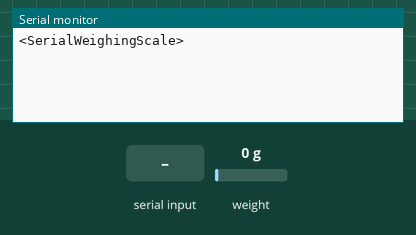
Recording of a sketch running on a simulated Arduino Uno, built with avr-gcc and run on an emulated ATmega328P. Parts: the last lines printed to the serial monitor. The test bench sets the inputs (shaded band); at power-on: weight on the scale 0 g.

Above: at 3.6 s.
3.7 s: "<w90>" received over Serial
At 4.9 s:
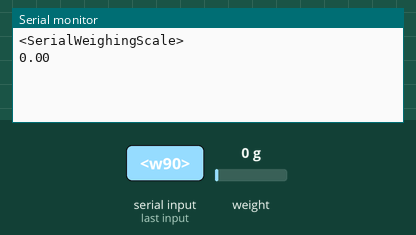
5.2 s: "<c90>" received over Serial
At 6.7 s:
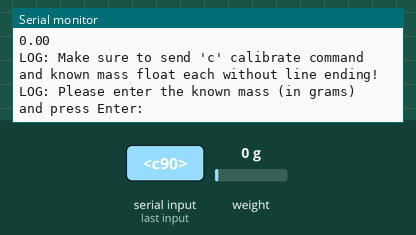
7.1 s: "<a>" received over Serial
At 8.7 s:
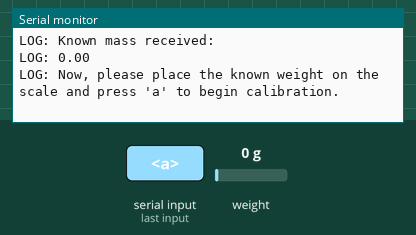
9.6 s: "a" received over Serial
At 12.1 s:
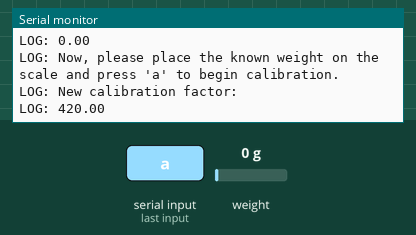

The sketch:

scale_firmware.ino
```cpp
/*
  Firmware version: "2.0.4"
  -------------------------------------------------------------------------------------
  Adapted example from HX711 library for `serial-weighing-scale`. Lars Rollik, nov2021.
  github.com/larsrollik/serial-weighing-scale
  -------------------------------------------------------------------------------------
  HX711_ADC
  Arduino library for HX711 24-Bit Analog-to-Digital Converter for Weight Scales
  Olav Kallhovd sept2017
  -------------------------------------------------------------------------------------
*/

#include <HX711_ADC.h>

// DEFINITIONS
#define CMD Serial
#define HX711_DOUT 2      // DATA
#define HX711_SCK 3       // CLOCK
#define SAMPLES_IN_USE 1  // number of samples to average for measurement, less will cause more noise but faster response
// #define CALIBRATION_FACTOR -3150  // CHANGE THIS VALUE FROM CALIBRATION RESULT  // scale 1
#define CALIBRATION_FACTOR -2630  // CHANGE THIS VALUE FROM CALIBRATION RESULT  // scale 2
#define SCALING_FACTOR 1.0
#define STABILIZING_TIME 2000  // precision right after power-up can be improved by adding a few seconds of stabilizing time
#define PERFORM_TARE true      // set to false if you don't want tare to be performed in the next step
#define DEBUG_PRINT false
#define ID_STRING "<SerialWeighingScale>"
#define BUFFER_SIZE 10

// INSTANCE of LoadCell object
HX711_ADC LoadCell(HX711_DOUT, HX711_SCK);

float buffer[BUFFER_SIZE];
uint8_t bufIndex = 0;
bool bufFilled = false;
// Sampling flag set by ISR
volatile bool sampleFlag = false;

void setup() {
  // establish communication
  CMD.begin(115200);

  // initialize the scale
  LoadCell.begin();
  LoadCell.start(STABILIZING_TIME, PERFORM_TARE);
  LoadCell.setSamplesInUse(SAMPLES_IN_USE);
  LoadCell.setGain(128);

  if (LoadCell.getTareTimeoutFlag()) {
    logMessage("Timeout, check MCU>HX711 wiring and pin designations");
    while (1)
      ;
  } else {
    LoadCell.setCalFactor(CALIBRATION_FACTOR);
  }

  while (!CMD)
    ;

  identifyMyself();

  if (DEBUG_PRINT)
    logMessage("ready");

  // Initialize buffer
  for (int i = 0; i < BUFFER_SIZE; i++) {
    buffer[i] = 0;
  }

  // --- Timer1 Setup for 100ms interrupts ---
  noInterrupts();  // Disable interrupts during setup

  TCCR1A = 0;  // Clear Timer/Counter Control Registers
  TCCR1B = 0;
  TCNT1 = 0;  // Clear timer counter

  // Set compare match register for 100ms interval
  // Formula: OCR1A = (16*10^6) / (prescaler * frequency) - 1
  // For 10Hz (100ms): OCR1A = 16,000,000 / (64 * 10) - 1 = 24,999
  OCR1A = 24999;
  TCCR1B |= (1 << WGM12);               // CTC mode
  TCCR1B |= (1 << CS11) | (1 << CS10);  // Prescaler 64
  TIMSK1 |= (1 << OCIE1A);              // Enable Timer1 compare interrupt

  interrupts();  // Enable global interrupts

}  // setup


void loop() {
  if (sampleFlag) {
    sampleFlag = false;

    if (LoadCell.update()) {
      addToBuffer(LoadCell.getData());
    }
  }//if

  //   LoadCell.refreshDataSet();
  // LoadCell.update();
  //   float i = LoadCell.getData() / SCALING_FACTOR;

  static byte startByte = '<';
  static byte stopByte = '>';
  static byte commandChar;
  // static uint16_t int1;
  // static uint16_t int2;

  static bool receiving = false;
  static byte buffer[256];
  static int bufferIndex = 0;

  // Check if data is available
  while (CMD.available()) {
    byte incomingByte = CMD.read();

    if (incomingByte == startByte) {
      // Start receiving message
      receiving = true;
      bufferIndex = 0;
      continue;
    }

    // EVAL: Stop receiving message and process data
    if (incomingByte == stopByte) {
      receiving = false;
      commandChar = buffer[0];

      switch (commandChar) {
        case 'i':
          // identify as scale
          identifyMyself();
          break;

        case 'w':
          // read weight

          if (DEBUG_PRINT)
            logMessage("reading weight");

          // readWeight();
          CMD.println(String(getRollingAverage(2)));
          break;

        case 't':
          // tare scale
          tare_scale();
          break;

        case 'c':
          // calibrate scale (factor)
          calibrate();
          break;

        case 'f':
          // read calibration factor
          CMD.println(String(CALIBRATION_FACTOR));
          break;

        default:
          if (DEBUG_PRINT)
            logMessage("Invalid command");
          break;
      }
    }  // EVAL

    // RX
    if (receiving) {
      // Store received bytes in buffer
      if (bufferIndex < sizeof(buffer)) {
        buffer[bufferIndex++] = incomingByte;
      }
    }  // RX
  }    // while
}  // loop


// Timer interrupt handler for sampling
void sampleLoadCell() {
  if (LoadCell.update()) {
    float sample = LoadCell.getData();  // Read sample from HX711
    addToBuffer(sample);
  }
}

// Timer1 ISR every 100ms
ISR(TIMER1_COMPA_vect) {
  sampleFlag = true;
}

// Add the new sample to the buffer
void addToBuffer(float val) {
  buffer[bufIndex++] = val;
  if (bufIndex >= BUFFER_SIZE) {
    bufIndex = 0;
    bufFilled = true;
  }
}

float getRollingAverage(int precision) {
  uint8_t size = bufFilled ? BUFFER_SIZE : bufIndex;
  if (size == 0) return 0.0;

  float sum = 0;
  for (uint8_t i = 0; i < size; i++) sum += buffer[i];
  float avg = sum / size;

  // Round to specified precision
  float factor = pow(10, precision);
  return round(avg * factor) / factor;
}


void identifyMyself() {
  CMD.println(ID_STRING);
}

void logMessage(const String& msg) {
  CMD.print("LOG: ");
  CMD.println(msg);
}  // end:log


void sendFloatAsBytes(float value) {
  union {
    float f;
    byte b[4];
  } data;

  data.f = value;

  for (int i = 0; i < 4; i++) {
    CMD.write(data.b[i]);
  }
}  // end:float

void readWeight() {
  if (DEBUG_PRINT)
    logMessage("fct: readWeight");

  // LoadCell.refreshDataSet();
  LoadCell.update();
  float i = LoadCell.getData() / SCALING_FACTOR;
  // sendFloatAsBytes(i);
  CMD.println(String(i));
}  // end: read weight

int tare_scale() {
  // LoadCell.tareNoDelay();  // Start tare without delay
  LoadCell.tare();  // Start tare (blocking)
}  // end: tare


void calibrate() {
  LoadCell.setCalFactor(1.0);  // Reset calibration factor to default
  tare_scale();                // Tare the scale before calibration

  logMessage("Make sure to send 'c' calibrate command and known mass float each without line ending!");
  logMessage("Please enter the known mass (in grams) and press Enter:");
  while (!CMD.available()) {
    // Wait for the user to submit the known mass
    delay(100);
  }

  // Read the known mass input from serial
  float known_mass = CMD.parseFloat();
  logMessage("Known mass received: ");
  logMessage(String(known_mass));  // Confirm receipt of known mass

  logMessage("Now, please place the known weight on the scale and press 'a' to begin calibration.");

  boolean weight_added = false;
  while (!weight_added) {
    if (CMD.available()) {
      char cmdChar = CMD.read();  // Read input from user
      LoadCell.update();          // Update load cell reading

      // Wait for user to confirm the weight is placed and press 'a'
      if (cmdChar == 'a') {
        LoadCell.refreshDataSet();  // Refresh data from the load cell
        float new_calibration_factor = LoadCell.getNewCalibration(known_mass);

        logMessage("New calibration factor: ");
        logMessage(String(new_calibration_factor));

        weight_added = true;  // Calibration is complete
      }
    }
    delay(10);  // Short delay to avoid excessive CPU usage
  }             // while
}  // end: calibrate
```

Measured:
- after the input at 3.7 s, the serial monitor: prints a new line at once (image 1)
- after the input at 5.2 s, the serial monitor: prints a new line after 0.40 s (image 2)
- after the input at 7.1 s, the serial monitor: prints a new line after 1.0 s (image 3)
- after the input at 9.6 s, the serial monitor: prints a new line after 1.6 s (image 4)
